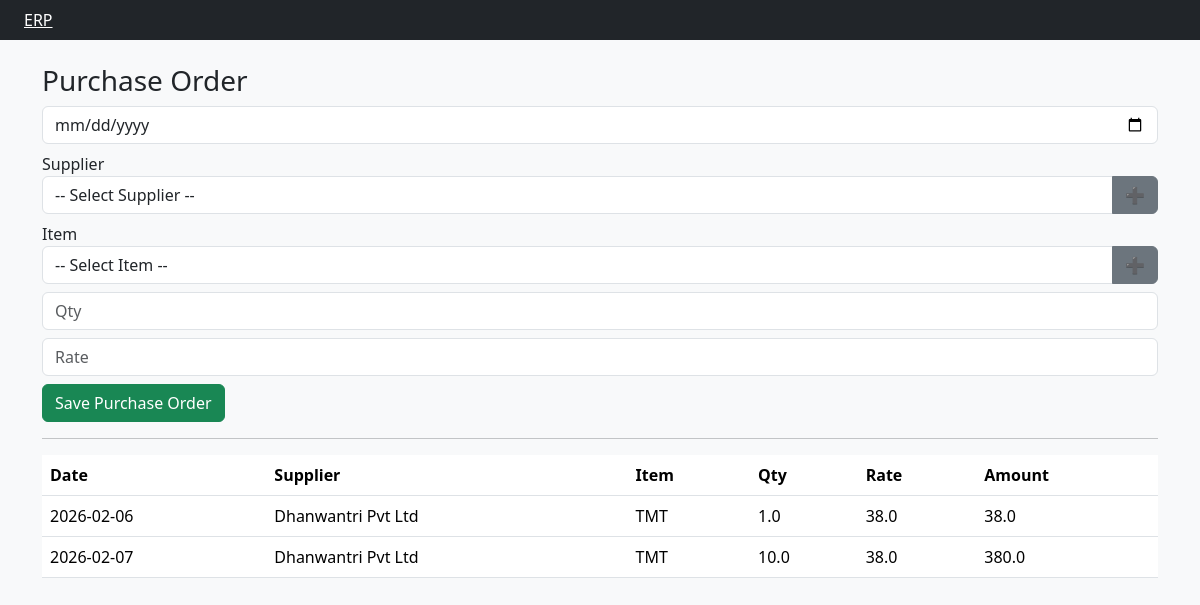
/purchase, run on the app's committed database.
### tables this page shows
CREATE TABLE purchase_orders(
 po_id INTEGER PRIMARY KEY AUTOINCREMENT,
 po_date TEXT,
 acc_id INTEGER,
 item_id INTEGER,
 child_item TEXT,
 qty REAL,
 rate REAL,
 supplied_qty REAL DEFAULT 0,
 amount REAL,
 user_code TEXT
);

CREATE TABLE acc_mast(
 acc_id INTEGER PRIMARY KEY AUTOINCREMENT,
 acc_name TEXT,
 acc_type TEXT
, mobile TEXT, pan TEXT, gstin TEXT, address TEXT, city TEXT, state TEXT);

CREATE TABLE item_mast(
 item_id INTEGER PRIMARY KEY AUTOINCREMENT,
 item_name TEXT
);

### app.py (the view, shortened to what this page needs)
@app.route("/purchase",methods=["GET","POST"])
def purchase():
    con=db()
    suppliers=con.execute(
        "SELECT * FROM acc_mast WHERE acc_type='Supplier'"
    ).fetchall()
    items=con.execute("SELECT * FROM item_mast").fetchall()
    rows=con.execute("""
    SELECT po_id,po_date,acc_name,item_name,qty,rate,amount
    FROM purchase_orders
    JOIN acc_mast ON purchase_orders.acc_id = acc_mast.acc_id
    JOIN item_mast ON purchase_orders.item_id = item_mast.item_id
    """).fetchall()
    return render_template("purchase_order.html",
                           suppliers=suppliers,
                           items=items,
                           rows=rows)

### app.py (called while the page is built)
def db():
    return sqlite3.connect(DB)

### templates/purchase_order.html (shortened to what this page needs)
{% extends "base.html" %}
{% block content %}
<h3>Purchase Order</h3>
<form method="post">
<input type="date" name="date" class="form-control mb-2" required>
<label>Supplier</label>
<div class="input-group mb-2">
<select name="acc_id" class="form-control" required>
<option value="">-- Select Supplier --</option>
</select>
<button type="button" class="btn btn-secondary"
onclick="openSupplier()">➕</button>
</div>
<label>Item</label>
<div class="input-group mb-2">
<select name="item_id" class="form-control" required>
<option value="">-- Select Item --</option>
</select>
<button type="button" class="btn btn-secondary"
onclick="openItem()">➕</button>
</div>
<input name="qty" class="form-control mb-2" placeholder="Qty" required>
<input name="rate" class="form-control mb-2" placeholder="Rate" required>
<button class="btn btn-success">Save Purchase Order</button>
</form>
<hr>
<table class="table">
<tr>
<th>Date</th>
<th>Supplier</th>
<th>Item</th>
<th>Qty</th>
<th>Rate</th>
<th>Amount</th>
</tr>
{% for r in rows %}
<tr>
<td>{{r[1]}}</td>
<td>{{r[2]}}</td>
<td>{{r[3]}}</td>
<td>{{r[4]}}</td>
<td>{{r[5]}}</td>
<td>{{r[6]}}</td>
</tr>
{% endfor %}
</table>
{% endblock %}

### data on the page
purchase_orders: po_date "2026-02-06", acc_name "Dhanwantri Pvt Ltd", item_name "TMT", qty "1.0", rate "38.0", amount "38.0"
purchase_orders: po_date "2026-02-07", acc_name "Dhanwantri Pvt Ltd", item_name "TMT", qty "10.0", rate "38.0", amount "380.0"
